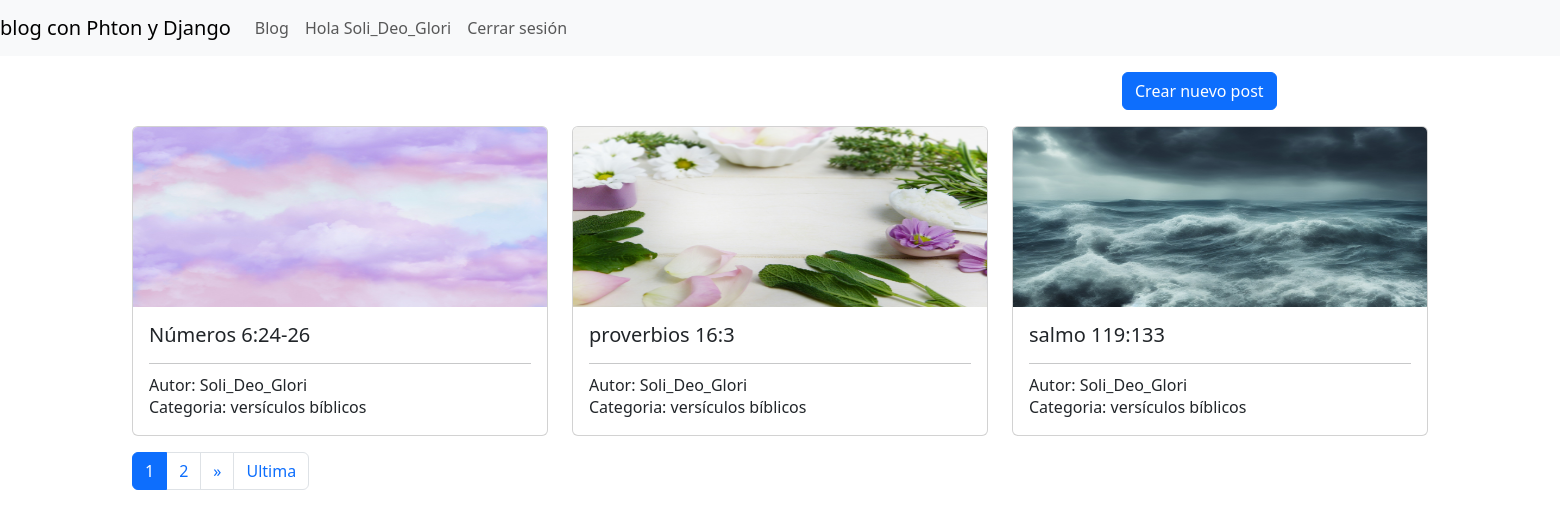
The app's page / (signed in) with its own data.
### blog/models.py (models this page shows, shortened)
class Post(models.Model):
    autor = models.ForeignKey(User, on_delete=models.CASCADE, null=True, blank=True)
    categoria = models.ForeignKey(Categoria, on_delete=models.CASCADE)
    titulo = models.CharField(max_length=100, unique=True, null=False, verbose_name='Título')
    contenido = models.TextField(null=True, verbose_name='Contenido del post')
    imagen = models.ImageField(upload_to='posts/%Y/%m/%d',null=True, blank=True, verbose_name='Imagen del post')
    fecha_alta = models.DateTimeField(auto_now=True, verbose_name='Fecha de alta')
    fecha_actualizacion = models.DateTimeField(auto_now=True, verbose_name='Fecha de actualización')
    class Meta:
        db_table = 'posts'
        verbose_name = 'post'
        verbose_name_plural = 'posts'
        ordering = ['-id']

class Categoria(models.Model):
    nombre = models.CharField(max_length=100, null=False, unique=True, verbose_name='Nombre')
    class Meta:
        db_table = 'categories'
        verbose_name = 'categoria'
        verbose_name_plural = 'categorias'
        ordering = ['id']

### blog/views.py (the view)
# urls.py: path('', index, name="blog"),
def index(request):
    listado__posts = Post.objects.all()
    paginator = Paginator(listado__posts,3)
    pagina = request.GET.get("page") or 1
    posts = paginator.get_page(pagina)
    pagina_actual = int(pagina)
    paginas = range(1, posts.paginator.num_pages +1)
    return render(request, "blog.html", {'posts':posts, "paginas": paginas, "pagina_actual": pagina_actual})

### blog/templates/blog.html (shortened to what this page needs)
{% extends 'base.html' %}
{% block content %}
    <div class="mt-3">
        <div class="row mb-3">
            <div class="ccol-3 offset-9">
                <a href="{% url 'crear_post' %}" class="btn btn-primary float-right">
                     Crear nuevo post
                </a>
            </div>
        </div>
        <div>
        {% if posts %}
            {% for post in posts %}
                {% if forloop.first %}<div class="row">{% endif %}
                <div class="col-4">
                    <div class="card">
                        <img class="card-img-top" height="180" src="{{post.imagen.url}}" all="{{ post.titulo }}">
                    <div class="card-body">
                <h5 class="card-title">{{ post.titulo }}</h5>
                <hr />
                <h6 class="card-subtitle">Autor: {{ post.autor.username }}</h6>
                <p class="card-text">Categoria: {{ post.categoria.nombre }}</p>
            </div>
                    </div>
                </div>
                {% if forloop.counter|divisibleby:3 %}</div><div class="row">{% endif %}
                {% if forloop.last %}</div>{% endif %}
            {% endfor %}
            {% include "paginacion.html" %}
        {% else %}
            <div class="alert alert-danger"> No existe ningun post </div>
        {% endif %}
        </div>
    </div>
{% endblock %}

### blog/templates/base.html (shortened to what this page needs)
<!DOCTYPE html>
<html lang="es">
<head>
    {% load static %}
    <link href="{% static 'css/bootstrap.min.css' %}" rel="stylesheet"/>
</head>
<body>
    <nav class="navbar navbar-expand-lg navbar-light bg-light">
        <a class="navbar-brand" href="/">blog con Phton y Django</a>
        <div class="collapse navbar-collapse" id="navbarNav">
            <ul class="navbar-nav">
                <li class="nav-item">
                    <a class="nav-link" href="{% url 'blog' %}">Blog</a>
                </li>
            </ul>
            <ul class="navbar-nav ml-auto">
                {% if user.is_authenticated %}
                    <li class="nav-item">
                        <a class="nav-link" href="#">Hola {{user.username}}</a>
                    </li>
                    <li class="nav-item">
                        <a class="nav-link" href="{% url 'salir' %}">Cerrar sesión</a>
                    </li>
                {% endif %}
            </ul>
        </div>
    </nav>
    <div class="container mt-3">
        {% block content %}{% endblock %}
    </div>
</body>
</html>

### records on screen
Post: imagen (picture), titulo "Números 6:24-26", autor.username "Soli_Deo_Glori", categoria.nombre "versículos bíblicos"
Post: imagen (picture), titulo "proverbios 16:3", autor.username "Soli_Deo_Glori", categoria.nombre "versículos bíblicos"
Post: imagen (picture), titulo "salmo 119:133", autor.username "Soli_Deo_Glori", categoria.nombre "versículos bíblicos"

### other values on screen
{{ user.username }} "Soli_Deo_Glori"
{{ pagina }} "1" "2"
